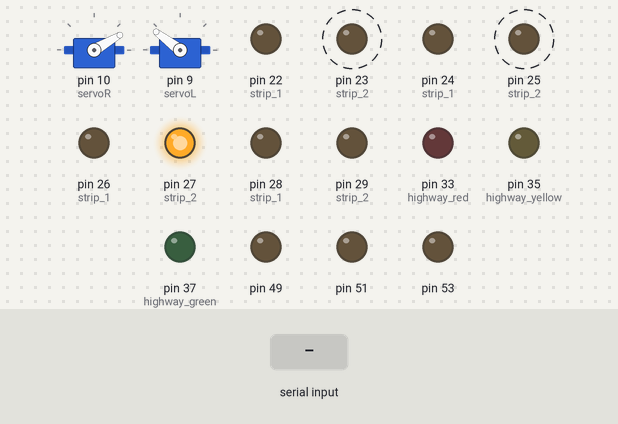
The sketch below on a simulated Arduino Mega 2560, built with avr-gcc and run on an emulated ATmega2560. Parts: 2 × servo, output pins drawn as LEDs (lit = HIGH). Dashed ring = blinking. The test bench sets the inputs (shaded band). Random numbers use the default seed unless the sketch sets one.

Above: at 1.25 s.
1.3 s: "90,45\n" received over Serial
At 5.2 s:
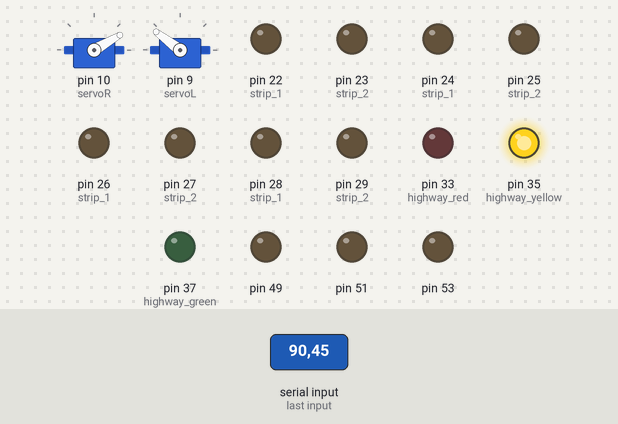
At 7.5 s:
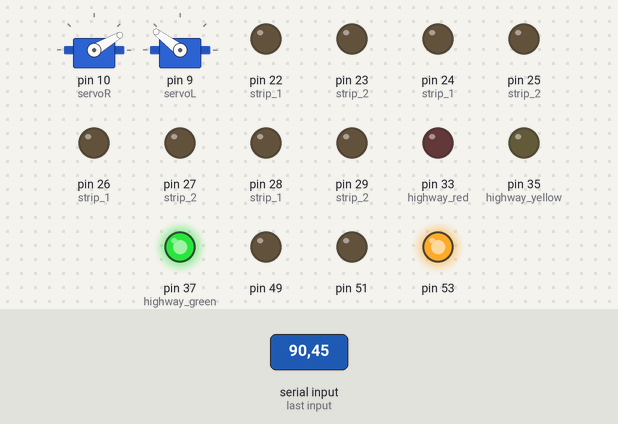
Timing chart, 0 to 16.5 s (numbered marks = the images above; inputs shaded):
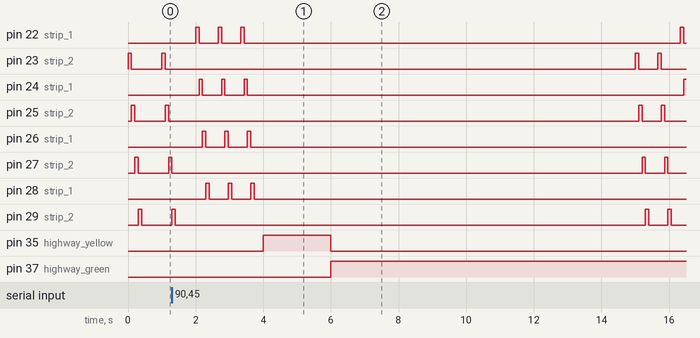

The sketch:

simulation_v2.ino
```cpp
/* Includes */
#include <Servo.h> // For servo control
#include <math.h>  // for rounding & math

// Volatiles
int traffic_scale = 5;     // manually changed via ISR
int car_threshold = 1000;      // changed by algorithm based on detections and traffic_scale
int num_cars_passed = 0;       // num LED cars passed since last light change

// Constants
const int yellow_light_delay = 2000;
const int red_to_green_delay = 1000;
const byte yellow = 0x00;   //TODO
const byte red = 0x00;
const byte green = 0x00;

// Motors
Servo servoR;
Servo servoL;

void setup() {

  // Configure Pin modes for traffic LEDs
  pinMode(33, OUTPUT);    // highway red
  pinMode(35, OUTPUT);    // highway yellow
  pinMode(37, OUTPUT);    // highway green
  pinMode(49, OUTPUT);    // side_road red
  pinMode(51, OUTPUT);    // side_road yellow
  pinMode(53, OUTPUT);    // side_road green
  // Configure Pin modes for LED "strips"
  pinMode(22, OUTPUT);    // strip 1 #1
  pinMode(24, OUTPUT);    // strip 1 #2
  pinMode(26, OUTPUT);    // strip 1 #3
  pinMode(28, OUTPUT);    // strip 1 #4
  pinMode(23, OUTPUT);    // strip 2 #1
  pinMode(25, OUTPUT);    // strip 2 #2
  pinMode(27, OUTPUT);    // strip 2 #3
  pinMode(29, OUTPUT);    // strip 2 #4
  digitalWrite(22, LOW);
  digitalWrite(24, LOW);
  digitalWrite(26, LOW);
  digitalWrite(28, LOW);
  digitalWrite(23, LOW);
  digitalWrite(25, LOW);
  digitalWrite(27, LOW);
  digitalWrite(29, LOW);

  /* Open software serial port with baud rate = 9600. */
  Serial.begin(9600);

  // Traffic Flow Interrupts
  //attachInterrupt(digitalPinToInterrupt(pin), dec, CHANGE);
  //attachInterrupt(digitalPinToInterrupt(pin), inc, CHANGE);

  // Attach servos to Digital Pins
  servoR.attach(10);    // servo_1
  servoL.attach(9);     // servo_2

  // set servo to initial positions
  servoR.write(30);
  servoL.write(143);
}

void loop(){
  // initialize counters
  int num_cars_waiting = 0, time_waiting = 0, num_generated;
  int count_to_ten = 0;     // let simulation run for 10 seconds initially
  int r = 1;
  float t;                  // car threshold to open gates
  bool gates_opened = false;

  while (true) {
    // Read num_cars_waiting from I2C CV
    if (Serial.available() > 0){
      num_cars_waiting = r* (Serial.read() - '0');
    }

    if (num_cars_waiting == 1){
      digitalWrite(23, HIGH);
    }
    if (num_cars_waiting == 2){
      digitalWrite(23, LOW);
      digitalWrite(25, HIGH);
    }
    if (num_cars_waiting == 3){
      digitalWrite(25, LOW);
      digitalWrite(27, HIGH);
    }
    if (num_cars_waiting == 4){
      digitalWrite(27, LOW);
      digitalWrite(29, HIGH);
    }

    // Increment time waiting per car that is waiting
    time_waiting += num_cars_waiting;

    // Allow LED cars to pass (1 sec)
    num_generated = random(0, traffic_scale);
    if (num_generated > 0) {
      LED_pass(num_generated);
    }
    else {
      delay(2000);
    }
    num_cars_passed += num_generated;

    count_to_ten ++;
    // Compute car_threshold
    if (count_to_ten >= 10) {
      num_cars_passed = 0;
      time_waiting = 1/10 * time_waiting;
      count_to_ten = 0;
    }
    t = (num_cars_passed + 1) * 5 / (time_waiting + 1);
    car_threshold = min(floor(t), 5);
    /*Serial.println("num cars generated: ");
    Serial.println(num_generated);
    Serial.println("time waiting: ");
    Serial.println(time_waiting);
    Serial.println("car threshold: ");
    Serial.println(car_threshold);*/

    // Change traffic lights
    gates_opened = traffic_lights(num_cars_waiting);
    if (gates_opened){
      num_cars_passed = 0;
      time_waiting = 0;
      count_to_ten = 0;
      gates_opened = false;
    }
  }
}

// Utility Functions

bool traffic_lights(int num_cars){
  // if the number of cars is less than threshold, then we just leave the lights going the highway way
  if ((num_cars >= car_threshold) || (traffic_scale == 0)) {

    // highway turns yellow
    digitalWrite(37, LOW);
    digitalWrite(35, HIGH);
    // stop the LED strips
    int old_traffic_scale = traffic_scale;
    traffic_scale = 0;
    delay(yellow_light_delay);
    digitalWrite(35, LOW);
    digitalWrite(37, HIGH);
    // red light stays on
    delay(red_to_green_delay);
    // turn off side_road red light
    digitalWrite(49, LOW);
    digitalWrite(53, HIGH);
    move_gate(1);
    delay(5000);
    // side_road turns yellow
    digitalWrite(53, LOW);
    digitalWrite(51, HIGH);
    move_gate(0);
    delay(yellow_light_delay);    // yellow light delay
    // side_road light turns red
    digitalWrite(51, LOW);
    digitalWrite(49, HIGH);
    delay(red_to_green_delay);
    // highway turns green, side_road red stays on
    digitalWrite(33, LOW);
    digitalWrite(37, HIGH);
    traffic_scale = old_traffic_scale;

    num_cars_passed = 0;
    return true;
  }
  return false;
}

void LED_pass(int num_cars){
  // num_cars is the number of cars to be passed in 1 second
  float interval = 2000 / num_cars;
  float q_time = 100;
  int led_num;

  for (int i=0; i<num_cars; i++){
    led_num = random(1,3);    // choose which LED to light up for this car
    // light up led strip designated by LED num, probably need another loop to byte address LEDs
    if (led_num == 1){
        digitalWrite(22, HIGH);
        delay(q_time);
        digitalWrite(22, LOW);
        digitalWrite(24, HIGH);
        delay(q_time);
        digitalWrite(24, LOW);
        digitalWrite(26, HIGH);
        delay(q_time);
        digitalWrite(26, LOW);
        digitalWrite(28, HIGH);
        delay(q_time);
        digitalWrite(28, LOW);
    }
    else {
        digitalWrite(23, HIGH);
        delay(q_time);
        digitalWrite(23, LOW);
        digitalWrite(25, HIGH);
        delay(q_time);
        digitalWrite(25, LOW);
        digitalWrite(27, HIGH);
        delay(q_time);
        digitalWrite(27, LOW);
        digitalWrite(29, HIGH);
        delay(q_time);
        digitalWrite(29, LOW);
    }
    delay(interval - q_time*4);
  }
}

void move_gate(int trig){
  // when trig = 1, open the gates, else, close the gates
  if (trig == 1) {
    // move the servo 90 degrees in open direction
    servoR.write(30);
    servoL.write(143);
  }
  else {
    // move the servo back to close (-90)
    servoR.write(145);
    servoL.write(33);
  }
}
// Interrupt Service Routines

void dec(){
  if (traffic_scale > 0) {
    traffic_scale --;
  }
}

void inc(){
  if (traffic_scale < 5) {
    traffic_scale ++;
  }
}
```

Measured:
- after the input at 1.3 s, pin 35 (highway_yellow): LOW → HIGH after 2.7 s, → LOW 2.0 s later; pin 37 (highway_green): LOW → HIGH after 4.7 s; pin 49: LOW → HIGH after 12.7 s; pin 51: LOW → HIGH after 10.7 s, → LOW 2.0 s later; pin 53: LOW → HIGH after 5.7 s, → LOW 5.0 s later
- by itself, pin 24 (strip_1): repeats every 0.67 s: LOW 0.57 s, HIGH 0.10 s
- by itself, pin 26 (strip_1), pin 28 (strip_1): alternates HIGH for 0.10 s and LOW for 0.57 s, 6 changes in all, then stays LOW
